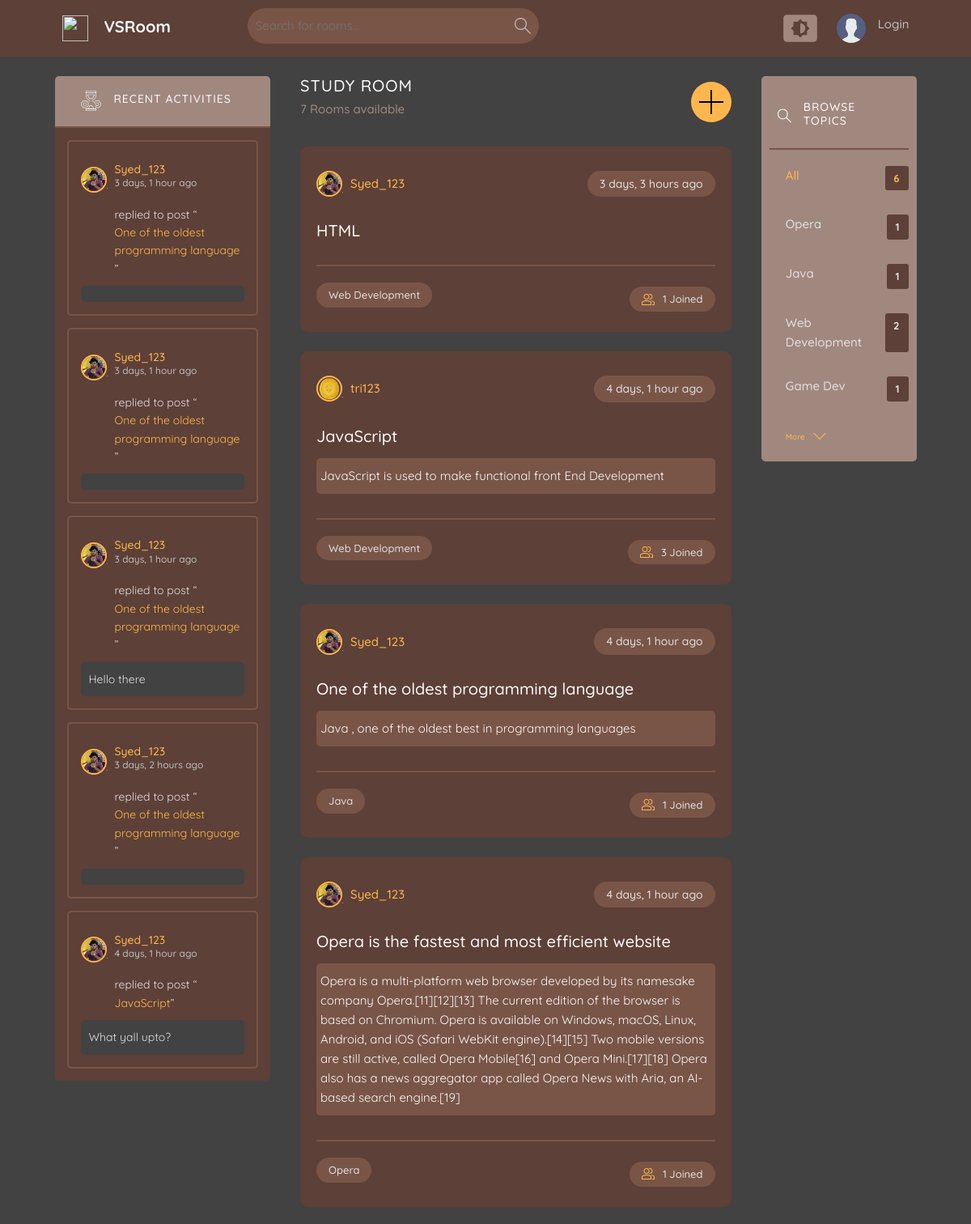
The app's page / (upper part), older data.
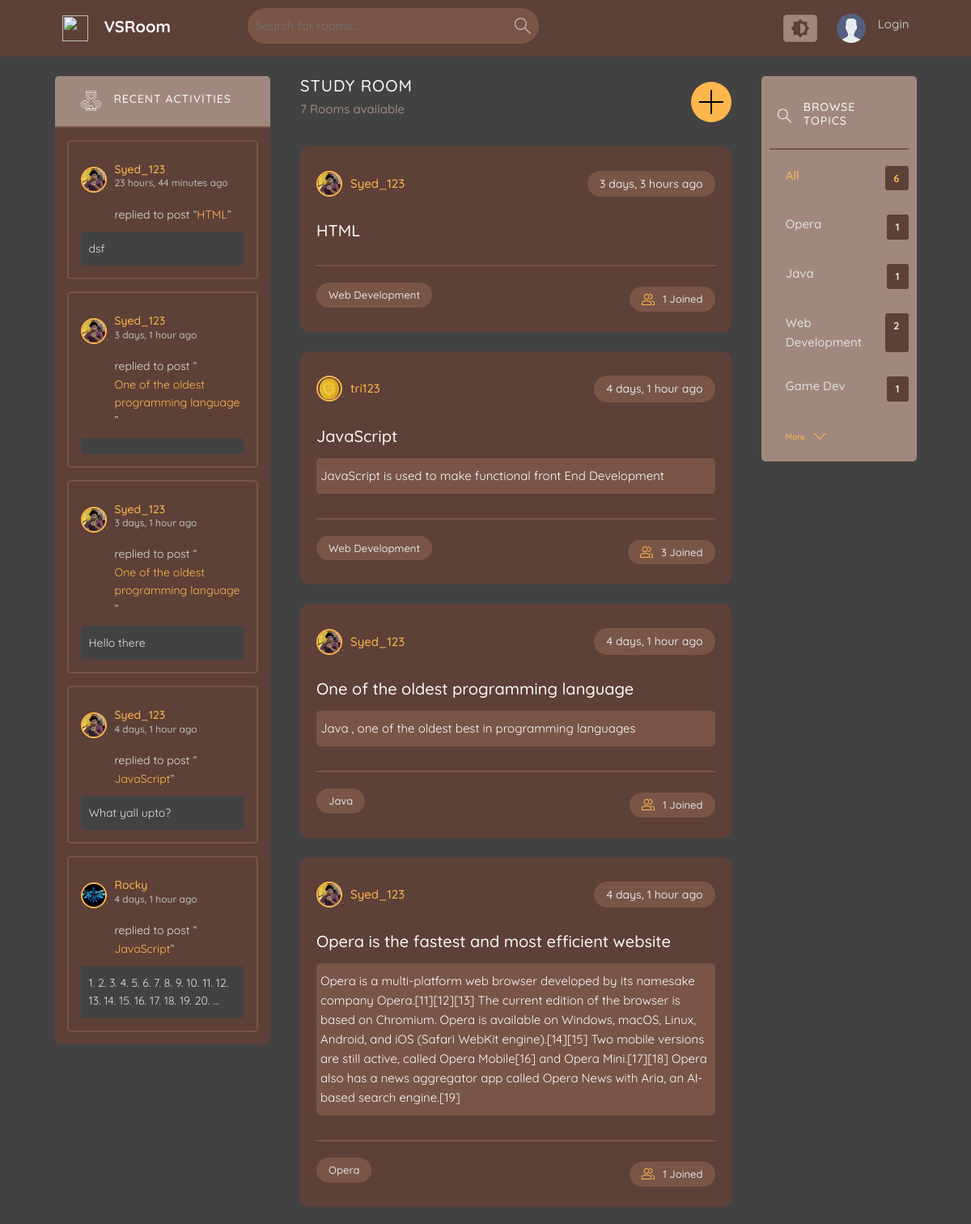
The same page, newer data.
### base/models.py (models this page shows, shortened)
class Message(models.Model):
    user = models.ForeignKey(User, on_delete=models.CASCADE)
    room = models.ForeignKey(Room, on_delete=models.CASCADE)
    body = models.TextField(blank=True)
    updated = models.DateTimeField(auto_now=True)
    created = models.DateTimeField(auto_now_add=True)
    class Meta:
        ordering = ['-updated', '-created']

class User(AbstractUser):
    name = models.CharField(max_length=200, null=True)
    email = models.EmailField(unique=True ,null=True)
    bio = models.TextField(null=True, blank=True)
    avatar = models.ImageField(null=True, default="avatar.svg")
    USERNAME_FIELD = 'email'
    REQUIRED_FIELDS = ['username']

class Room(models.Model):
    host = models.ForeignKey(User, on_delete=models.SET_NULL, null=True)
    topic = models.ForeignKey(Topic, on_delete=models.SET_NULL, null=True)
    name = models.CharField(max_length=200)
    description = models.TextField(null=True, blank=True)
    participants = models.ManyToManyField(User, related_name='participants', blank=True)
    updated = models.DateTimeField(auto_now=True)
    created = models.DateTimeField(auto_now_add=True)
    class Meta:
        ordering = ['-updated', '-created']
    def __str__(self):
        return str(self.name)

class Topic(models.Model):
    name = models.CharField(max_length=200)

### base/views.py (the view)
# urls.py: path('', views.home, name="home"),
def home(request):
    q = request.GET.get('q') if request.GET.get('q') != None else ''
    rooms = Room.objects.filter(
        Q(topic__name__icontains=q) |
        Q(host__username__icontains=q) |
        Q(name__icontains=q) |
        Q(description__icontains=q)
        )
    topics = Topic.objects.all()
    room_count = rooms.count()
    messages = Message.objects.filter(Q(room__topic__name__icontains=q))[:5]
    return render(request, 'base/Home.html', {"rooms" : rooms, "topics" : topics, "room_count" : room_count, "messages": messages})

### base/templates/base/Home.html (shortened to what this page needs)
{% extends 'base/main.html' %}
{% block text %}
<main class="layout layout--3">
  <div class="container">
    {% include 'base/activity_component.html' %}
    <div class="roomList">
      <div class="roomList__header">
        <div>
          <h2>Study Room</h2>
          <p>{{room_count}} Rooms available</p>
        </div>
        <a href="{% url 'create-room' %}">
          <div class="circle">
            <svg version="1.1" xmlns="http://www.w3.org/2000/svg" width="32" height="32" viewBox="0 0 32 32">
              <title>add</title>
              <path
                d="M16.943 0.943h-1.885v14.115h-14.115v1.885h14.115v14.115h1.885v-14.115h14.115v-1.885h-14.115v-14.115z">
              </path>
            </svg>
          </div>
        </a>
      </div>
      {% include 'base/room_component.html' %}
    </div>
    {% include 'base/topic_component.html' %}
  </div>
</main>
{% endblock text %}

### base/templates/base/activity_component.html (shortened to what this page needs)
{% load static %}
<div class="activities">
  <div class="activities__header">
    <h2>Recent Activities</h2>
  </div>
  {% for message in messages %}
    <div class="activities__box">
      <div class="activities__boxHeader roomListRoom__header">
        <a href="{% url 'user-profile' message.user.id %}"
           class="roomListRoom__author">
          <div class="avatar avatar--small">
            <img src="{{ message.user.avatar.url }}" />
          </div>
          <p>
            {{ message.user.username }}
            <span>{{ message.created | timesince }} ago</span>
          </p>
        </a>
      </div>
      <div class="activities__boxContent">
        <p>
          replied to post “<a href="{% url 'room' message.room.id %}">{{ message.room }}</a>”
        </p>
        <div class="activities__boxRoomContent">
          {{ message.body| truncatewords:20 }}
        </div>
      </div>
    </div>
  {% endfor %}
</div>

### base/templates/base/room_component.html (shortened to what this page needs)
{% for room in rooms %}
<div class="roomListRoom">
    <div class="roomListRoom__header">
      <a href="{% url 'user-profile' room.host.id %}" class="roomListRoom__author">
        <div class="avatar avatar--small">
          <img src="{{room.host.avatar.url}}" />
        </div>
        <span>{{room.host.username}}</span>
      </a>
      <div class="roomListRoom__actions">
        <span>{{room.created | timesince}} ago</span>
      </div>
    </div>
    <a href="{% url 'room' room.id %}" class="roomListRoom__content">
      <h3>{{room.name}}</h3>
      {% if room.description != "" %}
      <p>{{room.description}}</p>
      {% endif %}
    </a>
    <div class="roomListRoom__meta">
      <p class="roomListRoom__topic">{{room.topic.name}}</p>
      <a href="{% url 'room' room.id %}" class="roomListRoom__joined">
        {{room.participants.all.count}} Joined
      </a>
    </div>
  </div>
{% endfor %}

### base/templates/base/topic_component.html (shortened to what this page needs)
<div class="topics">
    <div class="topics__header">
        <h2>Browse Topics</h2>
    </div>
    <ul class="topics__list">
        <li>
            <a href="{% url 'home' %}" class="active">All <span>{{topics.count}}</span></a>
        </li>
        {% for topic in topics|slice:":4" %}
        <li>
            <a href="{% url 'home' %}?q={{topic.name}}">{{topic.name}}<span>{{topic.room_set.all.count}}</span></a>
        </li>
        {% endfor %}
        <a class="btn btn--link" href="{% url 'topics' %}">
            More
            <svg version="1.1" xmlns="http://www.w3.org/2000/svg" width="32" height="32" viewBox="0 0 32 32">
                <title>chevron-down</title>
                <path d="M16 21l-13-13h-3l16 16 16-16h-3l-13 13z"></path>
            </svg>
        </a>
    </ul>
</div>

Row changes from the older to the newer data that the page shows:
removed Message: user.avatar (picture), user.username "Syed_123", created "3 days, 1 hour", room "One of the oldest programming language"
removed Message: user.avatar (picture), user.username "Syed_123", created "3 days, 2 hours", room "One of the oldest programming language"
added Message: user.avatar (picture), user.username "Syed_123", created "23 hours, 44 minutes", room "HTML", body "dsf"
now on this page (row unchanged): Message: user.avatar (picture), user.username "Rocky", created "4 days, 1 hour", room "JavaScript", body "1. 2. 3. 4. 5. 6. 7. 8. 9. 10. 11. 12. 13. 14. 15. 16. 17. 18. 19. 20. …"
